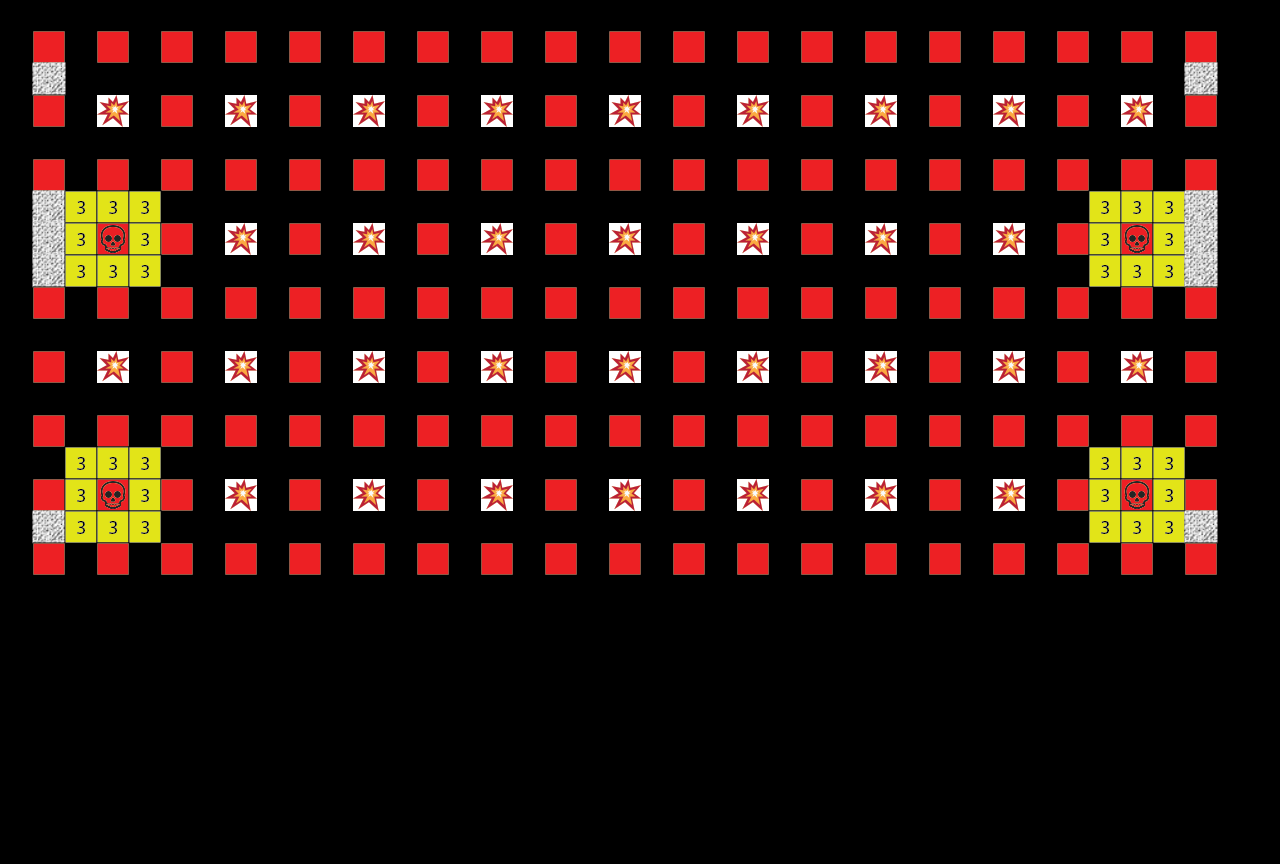

This is a level from a 2D game, rendered from its Tiled map with the project's own tilesets. A one-line summary and the map file follow, with tile-layer data summarised:
An orthogonal 40x27 tile map with 32x32 px tiles, 2 tile layers (walls, blocks).

<map version="1.2" tiledversion="1.2.4" orientation="orthogonal" renderorder="left-up" width="40" height="27" tilewidth="32" tileheight="32" infinite="0" nextlayerid="3" nextobjectid="1">
 <tileset firstgid="1" source="blockTileSet.tsx" />
 <layer id="1" name="walls" width="40" height="27" opacity="0">
  <data>[1080 cells, 92 non-empty, 1 distinct tile ids]</data>
 </layer>
 <layer id="2" name="blocks" width="40" height="27">
  <data>[1080 cells, 211 non-empty, 5 distinct tile ids]</data>
 </layer>
</map>
